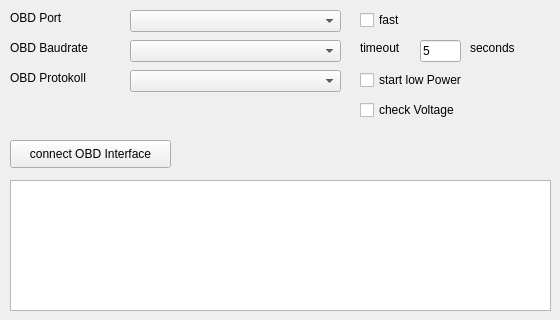
    <widget class="QWidget" name="tab_6">
     <attribute name="title">
      <string>OBD</string>
     </attribute>
     <widget class="QCheckBox" name="chk_obdFast">
      <property name="geometry">
       <rect>
        <x>360</x>
        <y>10</y>
        <width>171</width>
        <height>20</height>
       </rect>
      </property>
      <property name="text">
       <string>fast</string>
      </property>
     </widget>
     <widget class="QComboBox" name="com_obdSerial">
      <property name="geometry">
       <rect>
        <x>130</x>
        <y>10</y>
        <width>211</width>
        <height>22</height>
       </rect>
      </property>
     </widget>
     <widget class="QLabel" name="label_26">
      <property name="geometry">
       <rect>
        <x>10</x>
        <y>10</y>
        <width>101</width>
        <height>16</height>
       </rect>
      </property>
      <property name="text">
       <string>OBD Port</string>
      </property>
     </widget>
     <widget class="QLabel" name="label_27">
      <property name="geometry">
       <rect>
        <x>10</x>
        <y>40</y>
        <width>101</width>
        <height>16</height>
       </rect>
      </property>
      <property name="text">
       <string>OBD Baudrate</string>
      </property>
     </widget>
     <widget class="QLabel" name="label_28">
      <property name="geometry">
       <rect>
        <x>10</x>
        <y>70</y>
        <width>101</width>
        <height>16</height>
       </rect>
      </property>
      <property name="text">
       <string>OBD Protokoll</string>
      </property>
     </widget>
     <widget class="QComboBox" name="com_obdBaudrate">
      <property name="geometry">
       <rect>
        <x>130</x>
        <y>40</y>
        <width>211</width>
        <height>22</height>
       </rect>
      </property>
     </widget>
     <widget class="QComboBox" name="com_obdProtokoll">
      <property name="geometry">
       <rect>
        <x>130</x>
        <y>70</y>
        <width>211</width>
        <height>22</height>
       </rect>
      </property>
     </widget>
     <widget class="QPushButton" name="btn_obdConnect">
      <property name="geometry">
       <rect>
        <x>10</x>
        <y>140</y>
        <width>161</width>
        <height>28</height>
       </rect>
      </property>
      <property name="text">
       <string>connect OBD Interface</string>
      </property>
     </widget>
     <widget class="QLineEdit" name="inp_obdTimeout">
      <property name="geometry">
       <rect>
        <x>420</x>
        <y>40</y>
        <width>41</width>
        <height>22</height>
       </rect>
      </property>
      <property name="text">
       <string>5</string>
      </property>
     </widget>
     <widget class="QLabel" name="label_29">
      <property name="geometry">
       <rect>
        <x>360</x>
        <y>40</y>
        <width>55</width>
        <height>16</height>
       </rect>
      </property>
      <property name="text">
       <string>timeout</string>
      </property>
     </widget>
     <widget class="QLabel" name="label_30">
      <property name="geometry">
       <rect>
        <x>470</x>
        <y>40</y>
        <width>55</width>
        <height>16</height>
       </rect>
      </property>
      <property name="text">
       <string>seconds</string>
      </property>
     </widget>
     <widget class="QCheckBox" name="chk_obdLowPower">
      <property name="geometry">
       <rect>
        <x>360</x>
        <y>70</y>
        <width>151</width>
        <height>20</height>
       </rect>
      </property>
      <property name="text">
       <string>start low Power</string>
      </property>
     </widget>
     <widget class="QListWidget" name="lst_obdOutput">
      <property name="geometry">
       <rect>
        <x>10</x>
        <y>180</y>
        <width>541</width>
        <height>131</height>
       </rect>
      </property>
     </widget>
     <widget class="QCheckBox" name="chk_obdVoltage">
      <property name="geometry">
       <rect>
        <x>360</x>
        <y>100</y>
        <width>131</width>
        <height>20</height>
       </rect>
      </property>
      <property name="text">
       <string>check Voltage</string>
      </property>
     </widget>
    </widget>
